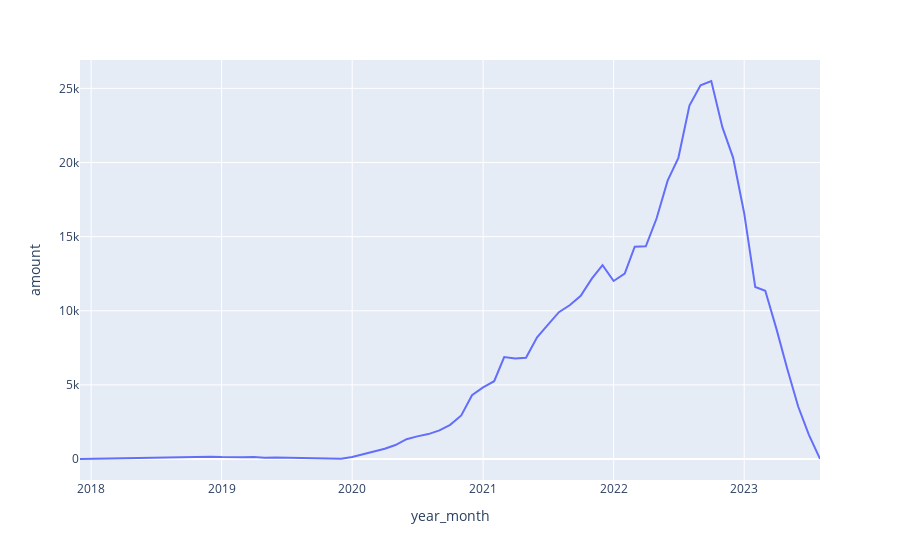

Write notebook code for a chart like this one.
### Code cell
count_date_fig = px.line(count_date, x = 'year_month', y = 'amount')
count_date_fig.show()
